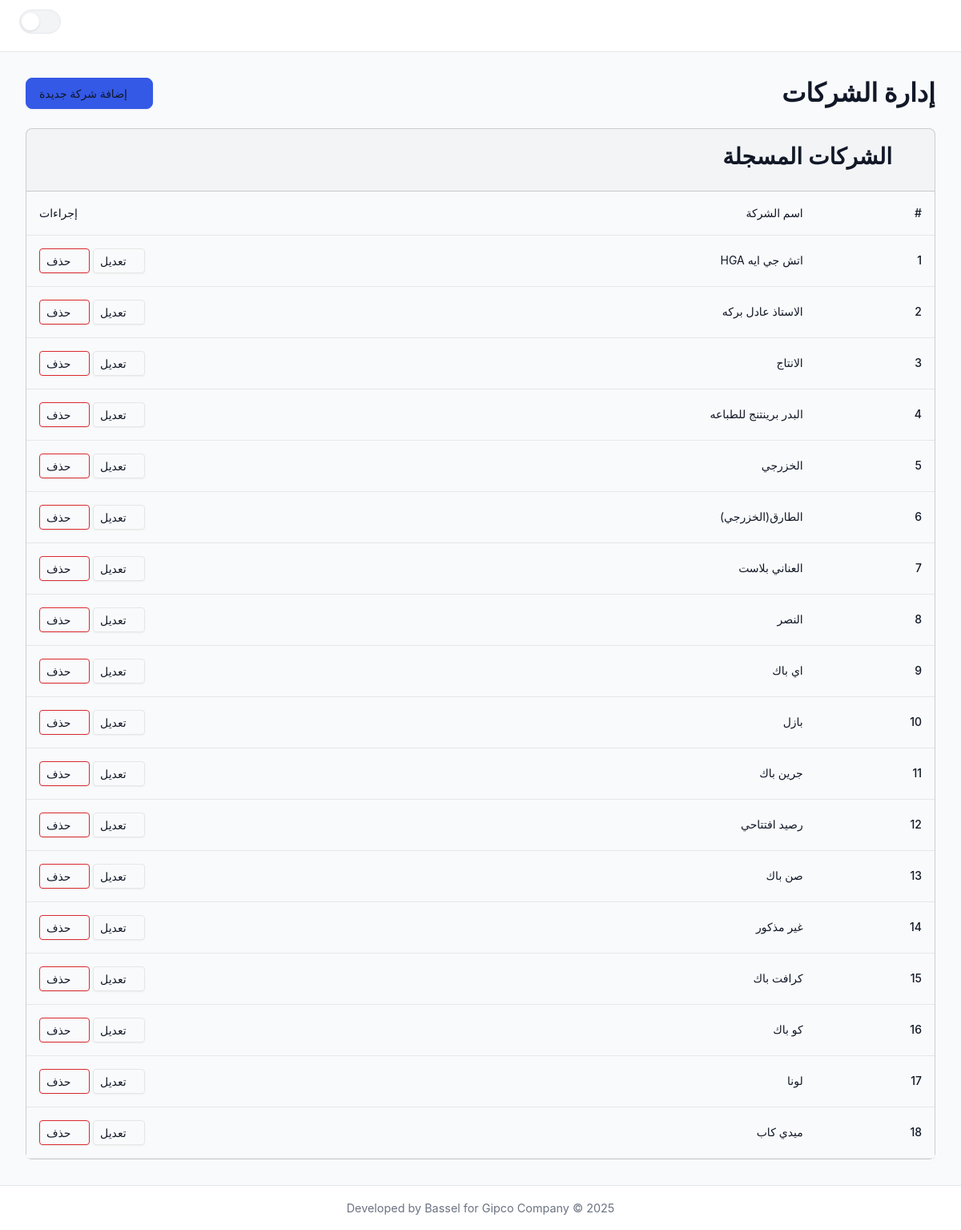
The app's page /companies/, older data.
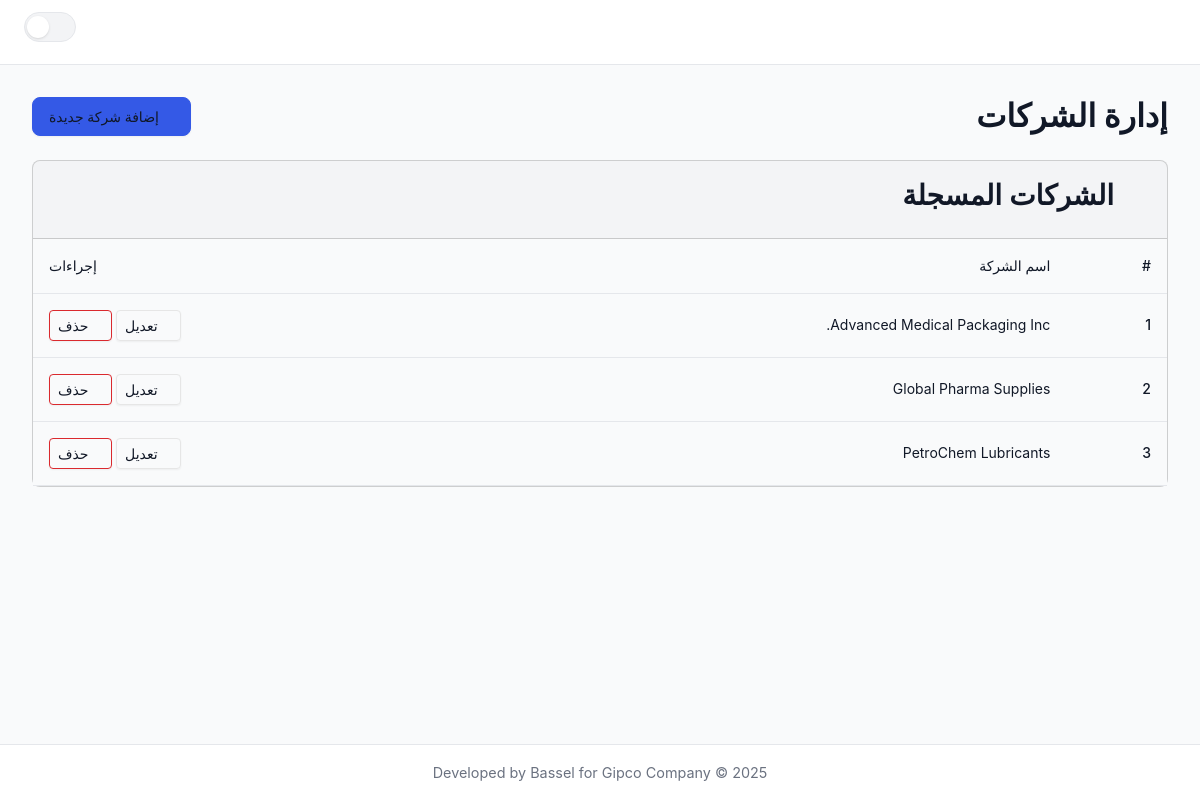
The same page, newer data.
### inventory/models.py (models this page shows, shortened)
class Company(models.Model):
    name = models.CharField(max_length=255, unique=True, verbose_name=_("Company Name"))
    class Meta:
        db_table = 'companies'
        verbose_name = _("Company")
        verbose_name_plural = _("Companies")
        ordering = ['name']

### inventory/views/companies_products.py (the view, shortened to what this page needs)
# urls.py: path('companies/', companies, name='companies'),
def companies(request: HttpRequest) -> HttpResponse:
    context = {
        'active_page': 'companies',
        'companies': Company.objects.all(),
    }
    if 'X-Partial-Request' in request.headers:
        return render(request, 'inventory/partials/companies_content.html', context)
    return render(request, 'inventory/companies.html', context)

### inventory/templates/inventory/companies.html
{% extends "inventory/layout.html" %}
{% load static %}
{% block content %}
  {% include "inventory/partials/companies_content.html" %}
{% endblock content %}

### inventory/templates/inventory/partials/companies_content.html (shortened to what this page needs)
<div class="d-flex justify-content-between align-items-center mb-4">
  <h1 class="h2 mb-0" style="font-weight: 700">إدارة الشركات</h1>
  <button
    type="button"
    class="btn btn-primary"
    data-bs-toggle="modal"
    data-bs-target="#addCompanyModal"
  >
    <i class="bi bi-plus-lg"></i> إضافة شركة جديدة
  </button>
</div>
<div class="card">
  <div class="card-header">
    <h3><i class="bi bi-list-ul"></i> الشركات المسجلة</h3>
  </div>
  <div class="card-body p-0">
    {% if not companies %}
    <div class="text-center p-5">
      <i class="bi bi-building-slash display-4 text-secondary"></i>
      <h5 class="mt-3">لا توجد شركات</h5>
      <p class="text-muted">ابدأ بإضافة أول شركة.</p>
      <button
        type="button"
        class="btn btn-primary mt-2"
        data-bs-toggle="modal"
        data-bs-target="#addCompanyModal"
      >
        <i class="bi bi-plus-lg"></i> إضافة شركة
      </button>
    </div>
    {% else %}
    <div class="table-responsive">
      <table class="table table-hover align-middle mb-0">
        <thead>
          <tr>
            <th class="ps-3">#</th>
            <th>اسم الشركة</th>
            <th class="text-end pe-3">إجراءات</th>
          </tr>
        </thead>
        <tbody>
          {% for c in companies %}
          <tr>
            <th scope="row" class="ps-3">{{ forloop.counter }}</th>
            <td>{{ c.name }}</td>
            <td class="text-end pe-3">
              <button
                type="button"
                class="btn btn-sm btn-outline-secondary"
                data-bs-toggle="modal"
                data-bs-target="#editCompanyModal-{{ c.id }}"
              >
                <i class="bi bi-pencil-square"></i> تعديل
              </button>
              <form
                method="post"
                action="{% url 'inventory:delete_company' pk=c.id %}"
                class="d-inline"
                onsubmit="return confirm('هل أنت متأكد؟');"
              >
                <button type="submit" class="btn btn-sm btn-outline-danger">
                  <i class="bi bi-trash"></i> حذف
                </button>
              </form>
            </td>
          </tr>
          {% endfor %}
        </tbody>
      </table>
    </div>
    {% endif %}
  </div>
</div>

Row changes from the older to the newer data that the page shows:
removed Company: name "اتش جي ايه HGA"
removed Company: name "الاستاذ عادل بركه"
removed Company: name "الانتاج"
removed Company: name "البدر برينتنج للطباعه"
removed Company: name "الخزرجي"
removed Company: name "الطارق(الخزرجي)"
removed Company: name "العناني بلاست"
removed Company: name "النصر"
removed Company: name "اي باك"
removed Company: name "بازل"
removed Company: name "جرين باك"
removed Company: name "رصيد افتتاحي"
removed Company: name "غير مذكور"
removed Company: name "لونا"
removed Company: name "ميدي كاب"
changed Company: name "كو باك" → "Advanced Medical Packaging Inc."; moves up the list
changed Company: name "صن باك" → "Global Pharma Supplies"
changed Company: name "كرافت باك" → "PetroChem Lubricants"
